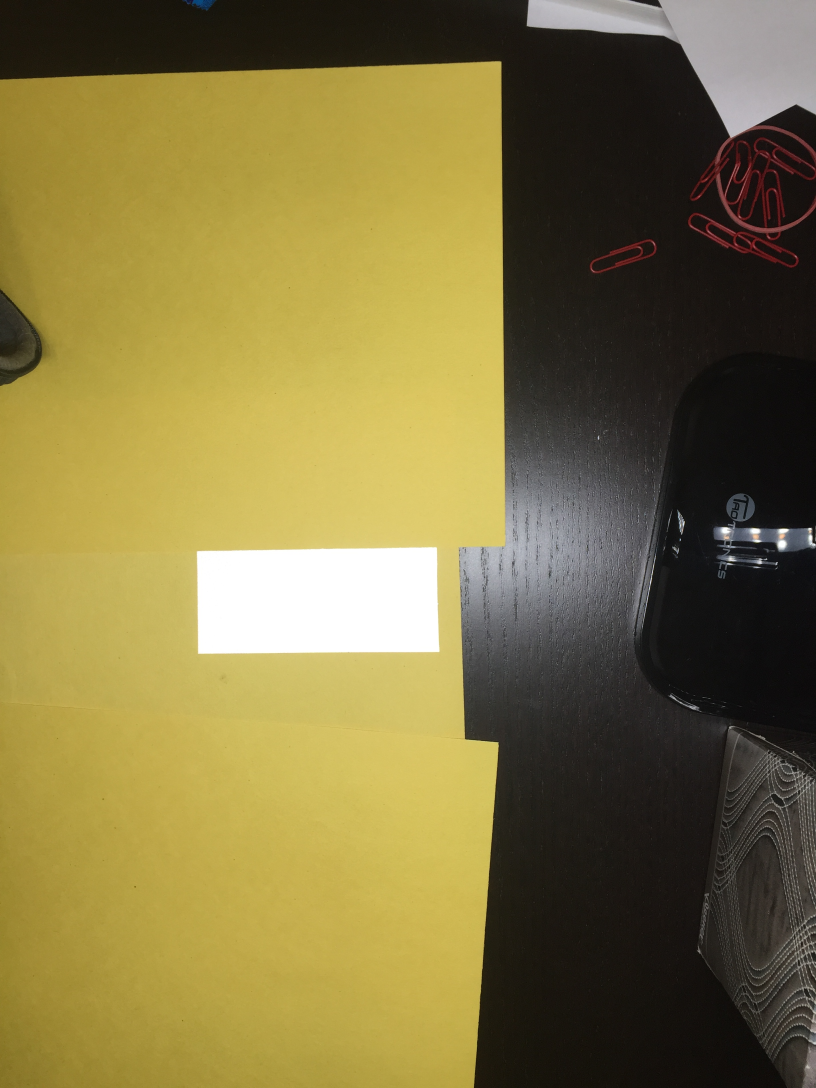
#> input picture 18-19/labs/2.3.1-class-implementation/Li.Austin/2.2.1 Object Detection Lab Image.JPG, 2448 x 3264 px, found by its file name (shown at 1/3 size)
$ python PythonApplication1.py   (older library calls are emulated)
#> lines starting #> are read from the running program, lines starting #| are printed output that depends on the picture; after the words box and inside, x2 and y2 are one past the last pixel; in counts of white or black regions, pixels touching at a corner belong together; long printed decimals are rounded
### 18-19/labs/2.3.1-class-implementation/Li.Austin/Main.py
import cv2
from TargetDetector import TargetDetector
from Target import Target
from TargetProcessor import TargetProcessor

class Main(object):
    """description of class"""
    def __init__(self, img):
        self.img = cv2.resize(img, (0, 0), fx = 0.2, fy = 0.2)
        self.detect = TargetDetector(self.img)
        self.detect.threshold([0, 0, 200], [255, 100, 255])
        self.target = Target(self.img, self.detect.findRect())
        self.processor = TargetProcessor(self.img, self.detect.findRect())
    def display(self):
        cv2.imshow("dd", self.img)
        cv2.waitKey(0)
    def distance(self):
        return self.processor.distance(self.target.xmin, self.target.xmax)
    def azimuth(self):
        return self.processor.azimuth(self.target.center(), self.target.img_center())
    def altitude(self):
        return self.processor.altitude(self.target.center(), self.target.img_center())

### 18-19/labs/2.3.1-class-implementation/Li.Austin/TargetDetector.py
import cv2
import numpy as np

class TargetDetector(object):
    """description of class"""
    def __init__(self, img):
        self.img = img
        self.img_hsv = cv2.cvtColor(self.img, cv2.COLOR_BGR2HSV)
    def threshold(self, min, max):
       THRESHOLD_MIN = np.array(min, np.uint8)
       THRESHOLD_MAX = np.array(max, np.uint8)
       self.thresh = cv2.inRange(self.img_hsv, THRESHOLD_MIN, THRESHOLD_MAX)
    def findRect(self):
        result = []
        img_thresh, contours, hierarchy = cv2.findContours(self.thresh, cv2.RETR_TREE, cv2.CHAIN_APPROX_SIMPLE)
        count = 0
        for cont in contours:
            epsilon = 0.01 * cv2.arcLength(cont, True)
            approx = cv2.approxPolyDP(cont, epsilon, True)
            if len(approx) == 4 and cv2.contourArea(approx) > 5:
                cv2.drawContours(self.img, contours, count, (255, 0, 0), 4)
                result.append(approx)
            count += 1
        #cv2.imshow(":f", self.img)
        #cv2.waitKey(0)
        return result

### 18-19/labs/2.3.1-class-implementation/Li.Austin/Target.py
class Target(object):
    """description of class"""
    def __init__(self, img, contours):
        self.img = img
        self.xmin, self.ymin = img.shape[:2]
        self.xmax, self.ymax = (0, 0)
        for cont in contours:
            for i in range(len(cont)):
                x = cont[i][0][0]
                y = cont[i][0][1]
                if x < self.xmin:
                    self.xmin = x
                if x > self.xmax:
                    self.xmax = x
                if y < self.ymin:
                    self.ymin = y
                if y > self.ymax:
                    self.ymax = y
    def width(self):
        return self.xmax - self.xmin
    def center(self):
        return ((self.xmin + self.xmax)/2, (self.ymin + self.ymax)/2)
    def img_center(self):
        return (self.img.shape[0]/2, self.img.shape[1]/2)

### 18-19/labs/2.3.1-class-implementation/Li.Austin/TargetProcessor.py
import numpy as np

class TargetProcessor(object):
    """description of class"""
    def __init__(self, img, contours):
        self.focal = 700
        self.width, self.height = (50, 25)
    def distance(self, xmin, xmax):
        return (self.focal * self.width)/(xmax - xmin)
    def azimuth(self, center, img_center):
        return np.rad2deg(np.arctan2(center[0] - img_center[0], self.focal))
    def altitude(self, center, img_center):
        return np.rad2deg(np.arctan2(-(center[1] - img_center[1]), self.focal))

### 18-19/labs/2.3.1-class-implementation/Li.Austin/PythonApplication1.py
import cv2
import numpy as np
from Main import Main

img = cv2.imread("2.2.1 Object Detection Lab Image.jpg")
#> img is the input picture: shape (3264, 2448, 3); mean B, G, R 65.6, 117, 129.4
main = Main(img)
#> in __init__, `self.img = cv2.resize(img, (0, 0), fx = 0.2, fy = 0.2)`:
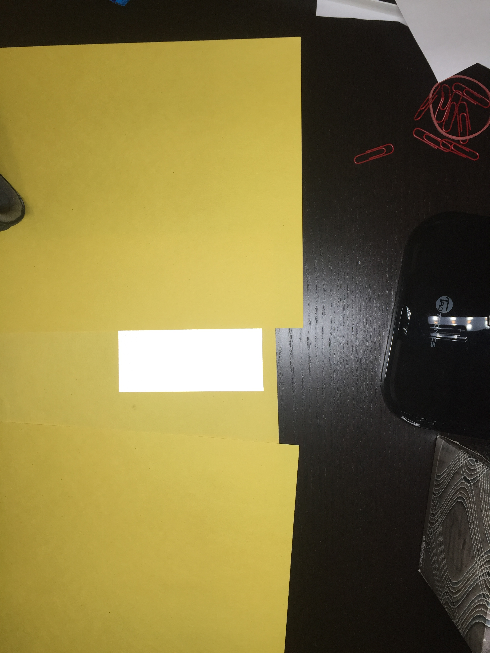
#> self.img: shape (653, 490, 3); mean B, G, R 65.6, 116.9, 129.4
#> in __init__, `self.img_hsv = cv2.cvtColor(self.img, cv2.COLOR_BGR2HSV)`: self.img_hsv: shape (653, 490, 3); mean H, S, V 30.9, 109.6, 129.7
#> in threshold, `self.thresh = cv2.inRange(self.img_hsv, THRESHOLD_MIN, THRESHOLD_MAX)`:
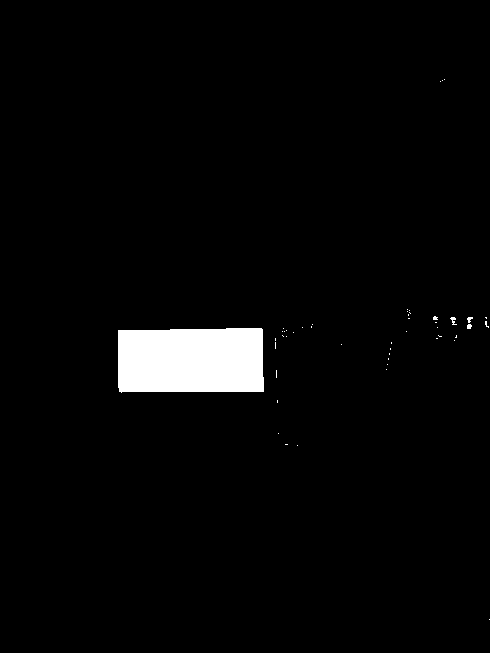
#> self.thresh: shape (653, 490); 2.9% white; 48 white regions (44 under 20 px)
#> in findRect, `img_thresh, contours, hierarchy = cv2.findContours(self.thresh, cv2.RE..`: contours = 48 contours, 47 with area under 20; largest, box (x1, y1, x2, y2) and area: (118, 328, 264, 393) 8924
#> the loop in findRect, `for cont in contours:` made 48 passes
#> (epsilon, approx) on passes 1 to 12: (0, [[489, 619]]), (0, [[297, 445]]), (0.04, [[285, 444], [287, 444]]), (0, [[278, 433]]), (0.04, [[277, 400], [277, 402]]), (0.14, [[276, 370], [276, 377]]), (0, [[386, 369]]), (0, [[387, 364]]), (0.02, [[388, 358], [388, 359]]), (0.02, [[389, 353], [389, 354]]), (0.02, [[390, 348], [390, 349]]), (0, [[341, 344]])
#> epsilon on passes 32, 35, 38, 39, 40: 0.142, 0.162, 0.185, 0.301, 0.137
#> after the loop in findRect, `for cont in contours:`:
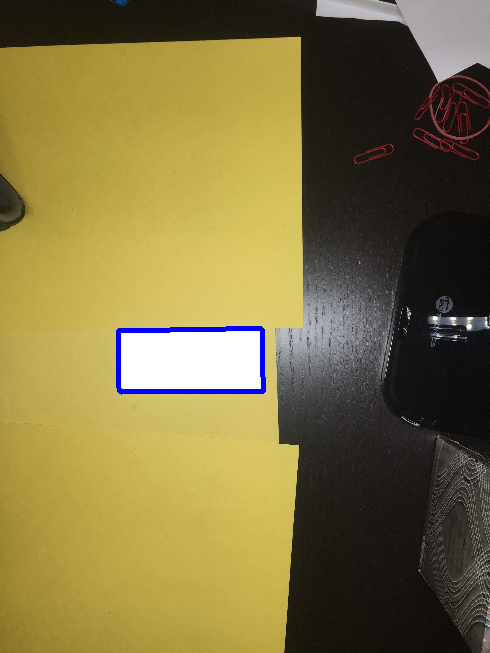
#> self.img: shape (653, 490, 3); 0.64% of pixels changed, all inside (x1, y1, x2, y2) = (116, 326, 266, 395)
#> after the loop in findRect, `for cont in contours:`: count = 48; result = [[[262, 329], [118, 330], [119, 391], [263, 391]]]
#> the loop in __init__, `for cont in contours:` made 1 pass
#> cont on pass 1: [[262, 329], [118, 330], [119, 391], [263, 391]]
#> after the loop in __init__, `for cont in contours:`: self.xmax = 263; self.xmin = 118; self.ymax = 391; self.ymin = 329
#> the loop in findRect (call 2), `for cont in contours:` made 48 passes
#> in __init__, `self.focal = 700`: self.focal = 700
print(main.distance(), main.azimuth(), main.altitude())
#| 241.379 -10.995 -9.330
main.display()
